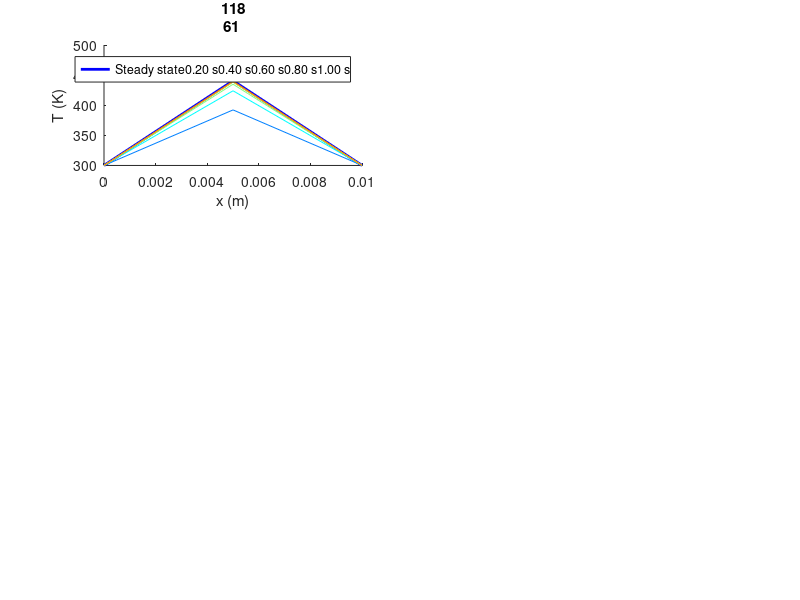

Here is the MATLAB script that generated this plot: (Note: this script raises an error after producing the figure.)
ElecCond = 5 * 10^5;
Rho = 6000;
c = 1000;
ThermCond = 400;
Theta0 = 300;
L = 0.01;
E = [100;0;0];
J = ElecCond*E;
a = 0.9;
FinalT = 1;
deltaT = 10^-5;
BC = [Theta0, Theta0+200];
NumNodes = [3, 11, 21];
for i = 1:3
    position = linspace(0, L, NumNodes(i))';
    HeatTerm = a * J' * E * ones(NumNodes(i), 1);
    A = zeros(NumNodes(i), NumNodes(i));
    for j = 1:NumNodes(i)-2
        A(j+1, :) = [zeros(j-1, 1)', 1, -2, 1, zeros(NumNodes(i)-2-j, 1)'];
    end
    deltaX = position(2) - position(1);
    Abar = ThermCond*A/(deltaX^2);
    for j = 1:2
        HeatTerm(1) = 0;
        HeatTerm(NumNodes(i)) = 0;
        Temp = [ones(NumNodes(i) - 1,1)*Theta0; BC(j)];
        TempMatrix = zeros(5, numel(Temp));
        counter = 0;
        for k = 1:(FinalT/deltaT)
            Temp = Temp + deltaT/(Rho*c)*(HeatTerm + Abar*Temp);
            if rem(k, 20000) == 0
               counter = counter + 1;
               TempMatrix(counter, :) = Temp';
            end
        end
        for k = 1:5
        cmap = colormap(jet(6));
        subplot(3, 2, (i-1)*2 + j)
        hold on
        if k == 1
            plot(position', Theta0 - HeatTerm'.*position'.^2/(2*ThermCond) +(BC(j)-BC(1))*position'/L + HeatTerm' .* L .* position'/(2* ThermCond), 'Color',cmap(k,:),'LineWidth',2)
        end
        plot(position', TempMatrix(k, :), 'Color',cmap(k+1,:))
        xlabel("x (m)")
        ylabel("T (K)")
        title(["Boundary condition:" + j "Nodes:" + NumNodes(i)])
        if k == 5
            lgd = legend(["Steady state", "0.20 s", "0.40 s", "0.60 s", "0.80 s", "1.00 s"], "location", "best");
            %resizeLegend(lgd)
            lgd.NumColumns = 2;
        end
        end
    end
end